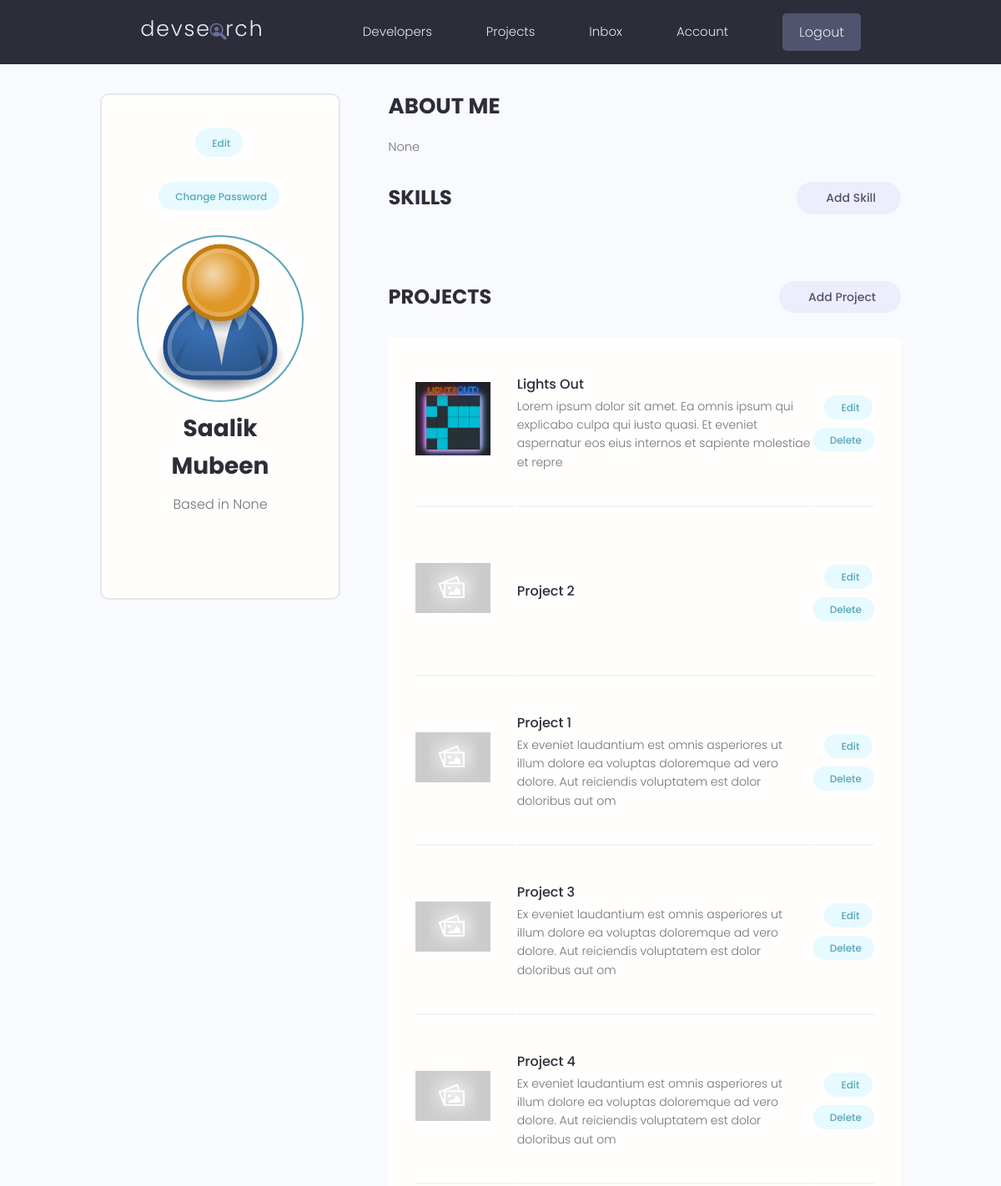
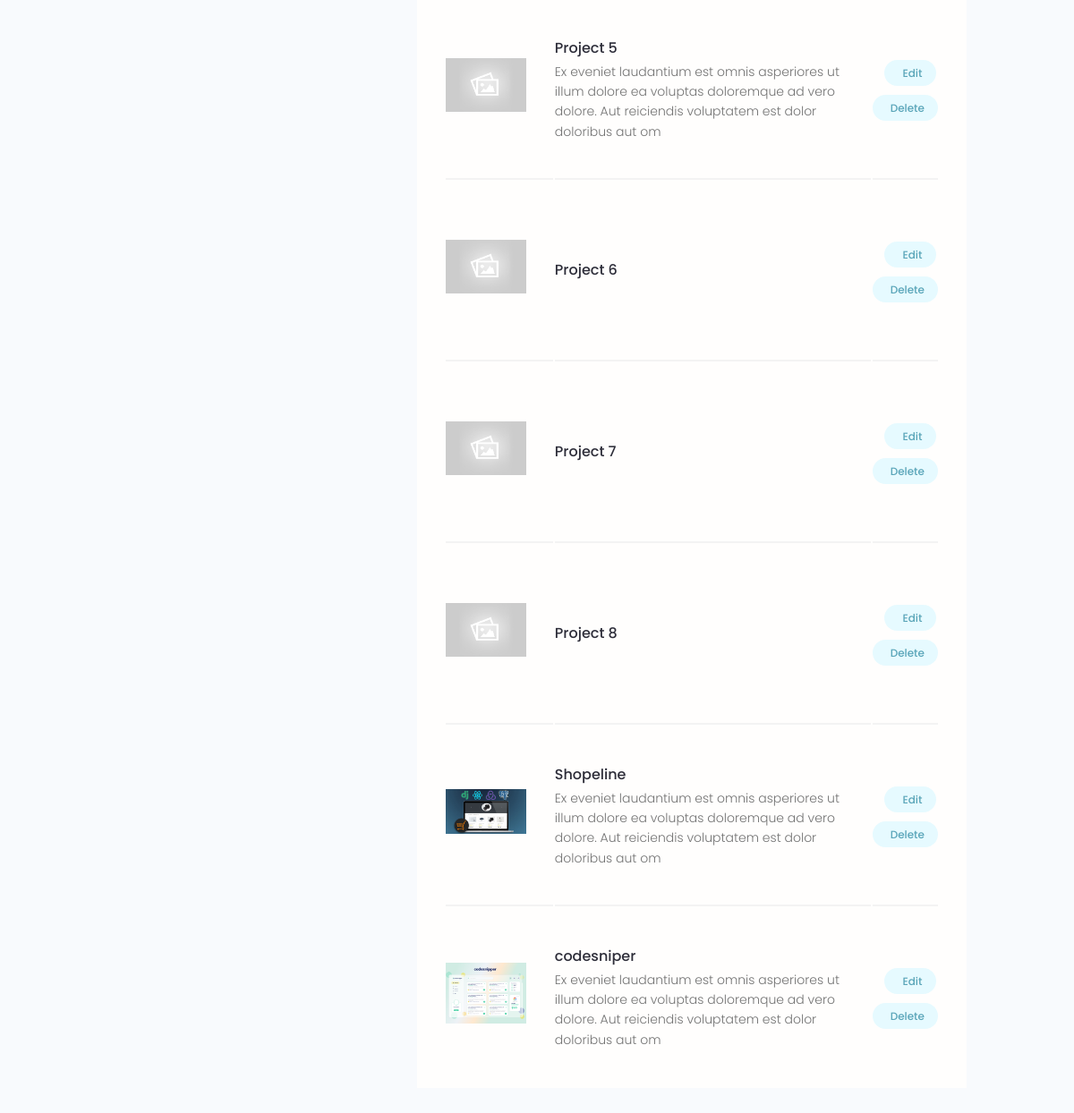
Screenshot of /account/ (signed in) with the database file from the repository (2 pictures, top to bottom).
### users/models.py (models this page shows, shortened)
class Profile(models.Model):
    id = models.UUIDField(default=uuid.uuid4, unique=True, primary_key=True, editable=False)
    user = models.OneToOneField(User, on_delete=models.CASCADE)
    name = models.CharField(max_length=200)
    email = models.EmailField(max_length=500)
    username = models.CharField(max_length=200)
    location = models.CharField(max_length=200, blank=True, null=True)
    short_intro = models.CharField(max_length=200, blank=True, null=True)
    bio = models.TextField(blank=True, null=True)
    profile_image = models.ImageField(null=True, blank=True, upload_to='profiles/', default="profiles/user-default.png")
    social_github = models.CharField(max_length=200, blank=True, null=True)
    social_twitter = models.CharField(max_length=200, blank=True, null=True)
    social_linkedin = models.CharField(max_length=200, blank=True, null=True)
    social_youtube = models.CharField(max_length=200, blank=True, null=True)
    social_website = models.CharField(max_length=200, blank=True, null=True)
    created = models.DateTimeField(auto_now_add=True)
    class Meta:
        ordering = ["created"]

### projects/models.py (models this page shows, shortened)
class Project(models.Model):
    id = models.UUIDField(default=uuid.uuid4, unique=True, primary_key=True, editable=False)
    owner = models.ForeignKey(
        Profile, on_delete=models.CASCADE, related_name='projects')
    title = models.CharField(max_length=200)
    description = models.TextField(null=True, blank=True)
    featured_image = models.ImageField(
        null=True, blank=True, default="default.jpg")
    demo_link = models.CharField(max_length=2000, null=True, blank=True)
    source_link = models.CharField(max_length=2000, null=True, blank=True)
    tags = models.ManyToManyField('Tag', blank=True)
    vote_total = models.IntegerField(default=0, null=True, blank=True)
    vote_ratio = models.IntegerField(default=0, null=True, blank=True)
    created = models.DateTimeField(auto_now_add=True)
    class Meta:
        ordering = ['-vote_ratio', '-vote_total', 'title']

### users/views.py (the view)
# urls.py: path('account/', views.user_account, name="account"),
@login_required(login_url='login')
def user_account(request):
    profile = request.user.profile
    return render(request, 'users/account.html', {"profile": profile})

### users/templates/users/account.html (shortened to what this page needs)
{% extends 'base.html' %}
{% block content %}
<main class="settingsPage profile my-md">
  <div class="container">
    <div class="layout">
      <div class="column column--1of3">
        <div class="card text-center">
          <div class="card__body dev">
            <a class="tag tag--pill tag--main settings__btn" href="{% url 'edit-profile' %}">
              Edit</a>
              <a class="tag tag--pill tag--main settings__btn" href="{% url 'change-password' %}">
              Change Password</a>
            <img class="avatar avatar--xl dev__avatar" src="{{profile.profile_image.url}}" />
            <h2 class="dev__name">{{profile.name}}</h2>
            <p class="dev__location">Based in {{profile.location}}</p>
          </div>
        </div>
      </div>
      <div class="column column--2of3">
        <div class="devInfo">
          <h3 class="devInfo__title">About Me</h3>
          <p class="devInfo__about">{{profile.bio|linebreaksbr}}</p>
        </div>
        <div class="settings">
          <h3 class="settings__title">Skills</h3>
          <a class="tag tag--pill tag--sub settings__btn tag--lg" href="{% url 'create-skill' %}"> Add Skill</a>
        </div>
        <div class="settings">
          <h3 class="settings__title">Projects</h3>
          <a class="tag tag--pill tag--sub settings__btn tag--lg" href="{% url 'create-project' %}"> Add Project</a>
        </div>
        <table class="settings__table">
          {% for project in profile.projects.all %}
          <tr>
            <td class="settings__thumbnail">
              <a href="{% url 'project' project.id %}"><img src="{{project.featured_image.url}}" alt="Project Thumbnail" /></a>
            </td>
            <td class="settings__tableInfo">
              <a href="{% url 'project' project.id %}">{{project.title}}</a>
              <p>{{project.description|slice:"150"}}</p>
            </td>
            <td class="settings__tableActions">
              <a class="tag tag--pill tag--main settings__btn" href="{% url 'update-project' project.id %}"> Edit</a>
              <a class="tag tag--pill tag--main settings__btn"
                href="{% url 'delete-project'  project.id %}">
                Delete</a>
            </td>
          </tr>
          {% endfor %}
        </table>
      </div>
    </div>
  </div>
</main>
{% endblock %}

### static/styles/app.css (style rules this page uses)
:root { --color-sub: #2d2d39; }
.card { border: 2px solid var(--color-light); }
img { width: 100%; }
.profile .card > .dev { padding: 4rem; }
.dev__avatar { display: block; margin: auto; }
.dev__name { color: var(--color-sub); font-size: 2.8rem; font-weight: 700; margin-top: 1rem; margin-bottom: 0.5rem; }
.dev__location { margin-top: 1rem; }
.devInfo { margin-bottom: 3rem; }
.devInfo__title, .devInfo__subtitle { font-size: 2.6rem; color: var(--color-sub); text-transform: uppercase; font-weight: 700; margin-bottom: 1.5rem; }
.devInfo__about, .devSkill__info { font-size: 1.45rem; line-height: 1.7; text-align: justify; }
.settingsPage .dev > .settings__btn { display: inline-block; margin-bottom: 3rem; }
.settings { display: flex; justify-content: space-between; align-items: center; }
.settings__title { font-size: 2.4rem; text-transform: uppercase; font-weight: 700; color: var(--color-sub); }
.settings__table { margin-top: 3rem; margin-bottom: 5rem; padding: 0 3rem; background: var(--color-white); }
.settings__table tr { width: 100%; }
.settings__table tr > td { padding: 2rem 0; }
.settings__table tr:not(:last-child) td { border-bottom: 2px solid var(--color-white-light); }
.settings__thumbnail { width: 23%; min-width: 10rem; }
.settings__thumbnail img { padding-right: 3rem; height: 15rem; object-fit: contain; }
.settings__tableInfo { width: 100%; }
.settings__tableInfo h4, .settings__tableInfo a { padding-right: 1rem; width: auto; font-size: 1.6rem; font-weight: 500; color: var(--color-sub); }
.settings__tableInfo p { font-size: 1.4rem; }
.settings__tableActions { text-align: right; }

### static/uikit/styles/modules/_variables.css (style rules this page uses)
:root { --color-main: #5aa5b9; --color-main-light: #e6faff; --color-sub: #3f4156; --color-sub-light: #51546e; --color-sub-lighter: #ededfd; --color-text: #737373; --color-gray: #8b8b8b; --color-light: #e5e7eb; --color-light-gray: #767676; --color-bg: #f8fafd; --color-white: #fffefd; --color-white-light: #f3f3f3; --color-success: #359e64; --color-success-bg: #def8e8; --color-error: #fc4b0b; --color-error-bg: #fff2ee; --font-base: 'Poppins', arial, helvetica, 'Segoe UI', roboto, ubuntu, sans-serif; --font-monospace: 'Fira Code', 'Courier New', courier, monospace; --font-regular: 300; --font-medium: 500; --font-bold: 700; --generic-shadow: 1px 1px 5px #00000010; --generic-transition: all 0.3s ease-in-out; }

### static/uikit/styles/modules/_base.css (style rules this page uses)
* { margin: 0; padding: 0; box-sizing: border-box; text-rendering: optimizeLegibility; color: inherit; font-size: inherit; }
html { font-size: 50%; }
@media only screen and (min-width: 480px) { html { font-size: 56.25%; } }
@media only screen and (min-width: 1200px) { html { font-size: 62.5%; } }
body { line-height: 1.6; font-weight: 400; font-size: 1.5rem; color: var(--color-text); background-color: var(--color-bg); min-height: 100vh; }

### static/uikit/styles/modules/_typography.css (style rules this page uses)
* { font-family: var(--font-base); }
h2 { font-size: 3.6rem; font-weight: var(--font-bold); }
h3 { font-size: 3.2rem; font-weight: var(--font-medium); }
p, span, strong { font-size: 1.6rem; color: var(--color-text); font-weight: var(--font-regular); }
a { padding-bottom: 2px; text-decoration: none; display: inline-block; color: var(--color-main); font-weight: var(--font-medium); }

### static/uikit/styles/modules/_utilities.css (style rules this page uses)
.container { width: 92%; max-width: 165rem; margin: 0 auto; box-sizing: border-box; }
@media screen and (min-width: 1000px) { .container { width: 90%; } }
@media screen and (min-width: 1200px) { .container { width: 80%; } }
.text-center { text-align: center; }
.my-md { margin: 3rem auto; }

### static/uikit/styles/modules/_avatar.css (style rules this page uses)
.avatar { border-radius: 50%; border: 2px solid var(--color-main); object-fit: cover; }
.avatar--xl { height: 20rem; width: 20rem; }

### static/uikit/styles/modules/_card.css (style rules this page uses)
.card { border-radius: 1rem; background-color: var(--color-white); border: 1.5px solid var(--color-light); width: auto; height: auto; margin-top: 0.5rem; margin-bottom: 0.5rem; overflow: hidden; }
.card__body, .card__header { padding: 2rem 2.5rem; }

### static/uikit/styles/modules/_layout.css (style rules this page uses)
.layout { display: flex; flex-flow: row wrap; justify-content: space-between; }
.layout > .column { margin-bottom: 3rem; }
.layout > .column.column--1of3 { flex-basis: 30%; }
.layout > .column.column--2of3 { flex-basis: 64%; }

### rows the page displays
Profile: profile_image (placeholder picture), name "Saalik Mubeen", location "None", bio "None"
Project: featured_image (picture), title "Lights Out", description "Lorem ipsum dolor sit amet. Ea omnis ipsum qui explicabo culpa qui iusto quasi. Et eveniet aspernatur eos eius internos et sapiente molestiae et repre"
Project: featured_image (placeholder picture), title "Project 2"
Project: featured_image (placeholder picture), title "Project 1", description "Ex eveniet laudantium est omnis asperiores ut illum dolore ea voluptas doloremque ad vero dolore. Aut reiciendis voluptatem est dolor doloribus aut om"
Project: featured_image (placeholder picture), title "Project 3", description "Ex eveniet laudantium est omnis asperiores ut illum dolore ea voluptas doloremque ad vero dolore. Aut reiciendis voluptatem est dolor doloribus aut om"
Project: featured_image (placeholder picture), title "Project 4", description "Ex eveniet laudantium est omnis asperiores ut illum dolore ea voluptas doloremque ad vero dolore. Aut reiciendis voluptatem est dolor doloribus aut om"
Project: featured_image (placeholder picture), title "Project 5", description "Ex eveniet laudantium est omnis asperiores ut illum dolore ea voluptas doloremque ad vero dolore. Aut reiciendis voluptatem est dolor doloribus aut om"
Project: featured_image (placeholder picture), title "Project 6"
Project: featured_image (placeholder picture), title "Project 7"
Project: featured_image (placeholder picture), title "Project 8"
Project: featured_image (picture), title "Shopeline", description "Ex eveniet laudantium est omnis asperiores ut illum dolore ea voluptas doloremque ad vero dolore. Aut reiciendis voluptatem est dolor doloribus aut om"
Project: featured_image (picture), title "codesniper", description "Ex eveniet laudantium est omnis asperiores ut illum dolore ea voluptas doloremque ad vero dolore. Aut reiciendis voluptatem est dolor doloribus aut om"
